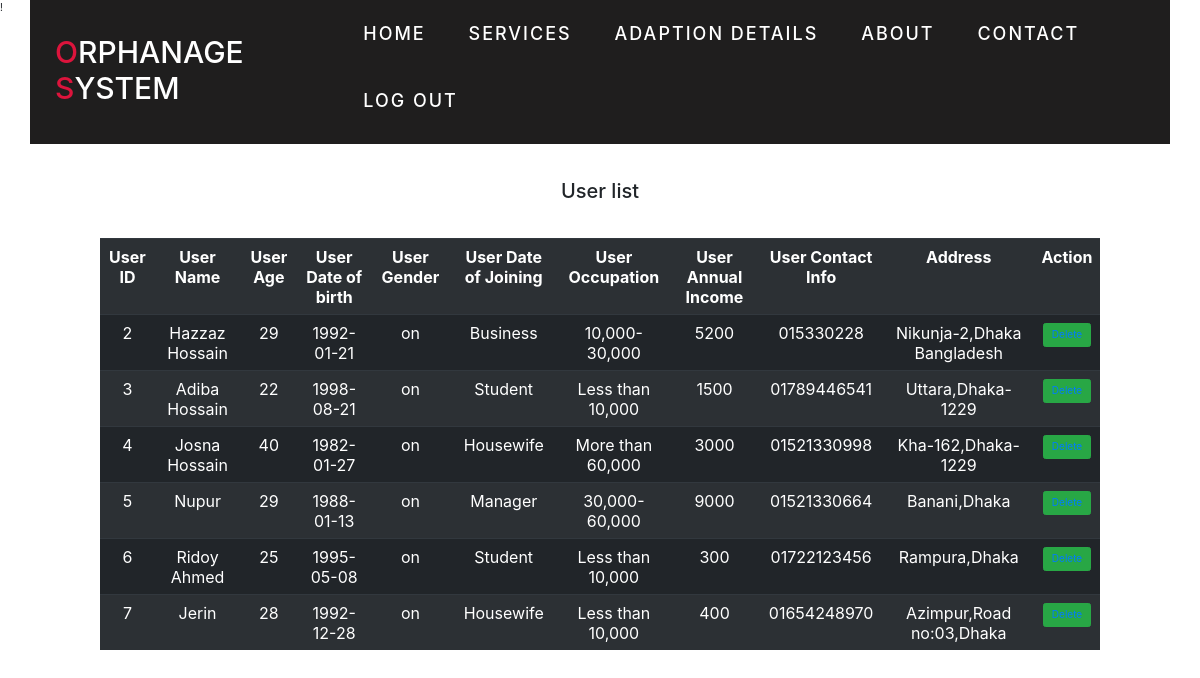
/manageUser.php, run on the app's committed database.
### tables this page shows
CREATE TABLE `donation` (
  `donarId` varchar(30) NOT NULL,
  `donarName` varchar(20) NOT NULL,
  `donarAge` varchar(20) NOT NULL,
  `dob` date NOT NULL,
  `sex` varchar(10) NOT NULL,
  `occupation` varchar(40) NOT NULL,
  `annualIncome` varchar(20) NOT NULL,
  `donateAmount` varchar(40) NOT NULL,
  `contactInfo` varchar(40) NOT NULL,
  `address` varchar(40) NOT NULL
);

### manageUser.php (the view, shortened to what this page needs)
!<!DOCTYPE html>
<html lang="en">
<head>
  <link rel="stylesheet" href="style.css">
  <link rel="stylesheet" href="https://maxcdn.bootstrapcdn.com/bootstrap/4.0.0/css/bootstrap.min.css">
</head>
<body>
  <section id="header">
    <div class="header container">
      <div class="nav-bar">
        <div class="brand">
          <a href="#hero">
            <h1><span>O</span>RPHANAGE <span>S</span>YSTEM</h1>
          </a>
        </div>
        <div class="nav-list">
          <ul>
            <li><a href="home.php" data-after="Home">Home</a></li>
            <li><a href="home.php" data-after="Services">Services</a></li>
            <li><a href="home.php" data-after="Adaption Details">Adaption Details</a></li>
            <li><a href="home.php" data-after="About">About</a></li>
            <li><a href="home.php" data-after="Contact">Contact</a></li>
            <li><a href="logout.php" data-after="logout">Log Out</a></li>
          </ul>
        </div>
      </div>
    </div>
  </section>
  <section id="manage">
    <div class="a" style="margin: 0 100px;">
        <center><h2 style="margin: 70px;" "color:black;">User list</h2></center>
        <center><h2>User list</h2></center>
        <br><br>
        <table class="table table-striped table-dark text-center" >
          <tr>
              <th>User ID</th>
              <th>User Name</th>
              <th>User Age</th>
              <th>User Date of birth</th>
              <th>User Gender</th>
              <th>User Date of Joining</th>
              <th>User Occupation</th>
              <th>User Annual Income</th>
              <th>User Contact Info</th>
              <th>Address</th>
              <th>Action</th>
          </tr>
          <?php
          $conn = mysqli_connect("localhost","root","","orp");
          $query = "SELECT * FROM donation";
          $result=mysqli_query($conn,$query);
          while($data=mysqli_fetch_assoc($result)){
              ?>
              <tr>
                  <td><?php echo $data['donarId']?></td>
                  <td><?php echo $data['donarName']?></td>
                  <td><?php echo $data['donarAge']?></td>
                  <td><?php echo $data['dob']?></td>
                  <td><?php echo $data['sex']?></td>
                  <td><?php echo $data['occupation']?></td>
                  <td><?php echo $data['annualIncome']?></td>
                  <td><?php echo $data['donateAmount']?></td>
                  <td><?php echo $data['contactInfo']?></td>
                  <td><?php echo $data['address']?></td>
                  <td><button class="btn btn-success"><a onclick="return confirm('Are you sure you want to Delete?')"; href="?delete-id=<?php echo $data['donarId']?>">Delete</button></a></td>
              </tr>
          <?php
          }
          ?>
        </table>
      </div>
  </section>
</body>
</html>

### style.css (style rules this page uses)
* { padding: 0; margin: 0; box-sizing: border-box; }
html { font-size: 10px; font-family: 'Montserrat', sans-serif; scroll-behavior: smooth; }
a { text-decoration: none; }
.container { min-height: 100vh; width: 100%; display: flex; align-items: center; justify-content: center; }
.brand h1 { font-size: 3rem; text-transform: uppercase; color: white; }
.brand h1 span { color: crimson; }
#header { position: fixed; z-index: 1000; left: 0; top: 0; width: 100vw; height: auto; }
#header .header { min-height: 8vh; background-color: rgba(31, 30, 30, 30); transition: 0.3s ease background-color; }
#header .nav-bar { display: flex; align-items: center; justify-content: space-between; width: 100%; height: 100%; max-width: 1300px; padding: 0 10px; }
#header .nav-list ul { list-style: none; position: absolute; background-color: rgb(31, 30, 30); width: 100vw; height: 100vh; left: 100%; top: 0; display: flex; flex-direction: column; justify-content: center; align-items: center; z-index: 1; overflow-x: hidden; transition: 0.5s ease left; }
#header .nav-list ul a { font-size: 2.5rem; font-weight: 500; letter-spacing: 0.2rem; text-decoration: none; color: white; text-transform: uppercase; padding: 20px; display: block; }
#header .nav-list ul a::after { content: attr(data-after); position: absolute; top: 50%; left: 50%; transform: translate(-50%, -50%) scale(0); color: rgba(240, 248, 255, 0.021); font-size: 13rem; letter-spacing: 50px; z-index: -1; transition: 0.3s ease letter-spacing; }
@media only screen and (min-width: 1200px) { #header .nav-list ul { position: initial; display: block; height: auto; width: fit-content; background-color: transparent; } }
@media only screen and (min-width: 1200px) { #header .nav-list ul li { display: inline-block; } }
@media only screen and (min-width: 1200px) { #header .nav-list ul li a { font-size: 1.8rem; } }
@media only screen and (min-width: 1200px) { #header .nav-list ul a:after { display: none; } }

### data on the page
donation: donarId "2", donarName "Hazzaz Hossain", donarAge "29", dob "1992-01-21", sex "on", occupation "Business", annualIncome "10,000-30,000", donateAmount "5200", contactInfo "015330228", address "Nikunja-2,Dhaka Bangladesh"
donation: donarId "3", donarName "Adiba Hossain", donarAge "22", dob "1998-08-21", sex "on", occupation "Student", annualIncome "Less than 10,000", donateAmount "1500", contactInfo "01789446541", address "Uttara,Dhaka-1229"
donation: donarId "4", donarName "Josna Hossain", donarAge "40", dob "1982-01-27", sex "on", occupation "Housewife", annualIncome "More than 60,000", donateAmount "3000", contactInfo "01521330998", address "Kha-162,Dhaka-1229"
donation: donarId "5", donarName "Nupur", donarAge "29", dob "1988-01-13", sex "on", occupation "Manager", annualIncome "30,000-60,000", donateAmount "9000", contactInfo "01521330664", address "Banani,Dhaka"
donation: donarId "6", donarName "Ridoy Ahmed", donarAge "25", dob "1995-05-08", sex "on", occupation "Student", annualIncome "Less than 10,000", donateAmount "300", contactInfo "01722123456", address "Rampura,Dhaka"
donation: donarId "7", donarName "Jerin", donarAge "28", dob "1992-12-28", sex "on", occupation "Housewife", annualIncome "Less than 10,000", donateAmount "400", contactInfo "01654248970", address "Azimpur,Road no:03,Dhaka"
